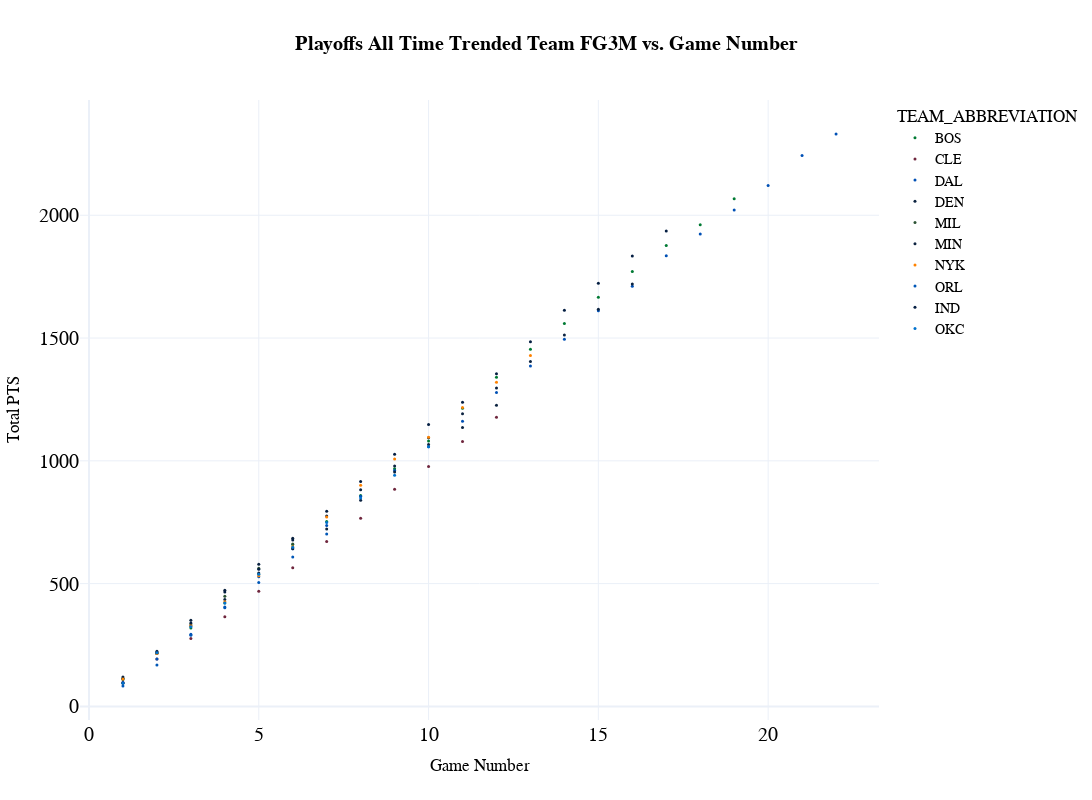

Write notebook code for a chart like this one.
### Code cell
fig_playoffs = px.scatter(
  df_top_playoffs, 
  x="Game Number", 
  y="Total {}".format(sort_category_playoffs),
  color='TEAM_ABBREVIATION',
  color_discrete_map=team_color_dict,     
  title="<b>Playoffs All Time Trended Team {} vs. Game Number</b>".format(sort_category),
  title="Trended Team {} vs. Game Number For The {} Playoffs".format(sort_category_playoffs,current_year_playoffs), 
  template="plotly_white",
  hover_data=['TEAM_NAME', 'MIN', 'FGM', 'FGA', 'FG_PCT', 'FG3M', 'FG3A', 'FG3_PCT', 'FTM', 'FTA', 'OREB',
       'DREB', 'REB', 'AST', 'STL', 'BLK', 'TOV', 'PF', 'PTS', 'PLUS_MINUS', 'Season',
       'Game Number'], 
  height=800, 
  width=1200,
  )

fig_playoffs.update_layout(
    title_x=0.5,
    hoverlabel=dict(
        bgcolor="white",
        font_size=16,
        font_family="PT Sans Narrow"
    ),
    yaxis = dict(tickfont = dict(size=20)),
    xaxis = dict(tickfont = dict(size=20)),
    font=dict(
        family="PT Sans Narrow",
        size=14,
        color="Black"
    ),
    title_font_family="PT Sans Narrow"
)
fig_playoffs.update_traces(marker={'size': 3})

fig_playoffs

### Figure 1 — Plotly figure (JSON) as saved in the notebook; plotly's stock layout.template omitted (floating-point values rounded to 4 significant figures; data arrays with more than 128 entries replaced by an {"elided": "..."} marker saying what was removed)
{"data": [{"customdata": {"elided": "19x21 mixed values"}, "hovertemplate": "TEAM_ABBREVIATION=BOS<br>Game Number=%{x}<br>Total PTS=%{y}<br>TEAM_NAME=%{customdata[0]}<br>MIN=%{customdata[1]}<br>FGM=%{customdata[2]}<br>FGA=%{customdata[3]}<br>FG_PCT=%{customdata[4]}<br>FG3M=%{customdata[5]}<br>FG3A=%{customdata[6]}<br>FG3_PCT=%{customdata[7]}<br>FTM=%{customdata[8]}<br>FTA=%{customdata[9]}<br>OREB=%{customdata[10]}<br>DREB=%{customdata[11]}<br>REB=%{customdata[12]}<br>AST=%{customdata[13]}<br>STL=%{customdata[14]}<br>BLK=%{customdata[15]}<br>TOV=%{customdata[16]}<br>PF=%{customdata[17]}<br>PTS=%{customdata[18]}<br>PLUS_MINUS=%{customdata[19]}<br>Season=%{customdata[20]}<extra></extra>", "legendgroup": "BOS", "marker": {"color": "#007A33", "size": 3, "symbol": "circle"}, "mode": "markers", "name": "BOS", "orientation": "v", "showlegend": true, "type": "scatter", "x": [7, 2, 18, 5, 3, 1, 4, 6, 9, 10, 8, 13, 12, 14, 11, 16, 15, 17, 19], "xaxis": "x", "y": [753, 215, 1961, 539, 319, 114, 421, 659, 968, 1081, 859, 1454, 1340, 1559, 1214, 1771, 1666, 1877, 2067], "yaxis": "y"}, {"customdata": {"elided": "12x21 mixed values"}, "hovertemplate": "TEAM_ABBREVIATION=CLE<br>Game Number=%{x}<br>Total PTS=%{y}<br>TEAM_NAME=%{customdata[0]}<br>MIN=%{customdata[1]}<br>FGM=%{customdata[2]}<br>FGA=%{customdata[3]}<br>FG_PCT=%{customdata[4]}<br>FG3M=%{customdata[5]}<br>FG3A=%{customdata[6]}<br>FG3_PCT=%{customdata[7]}<br>FTM=%{customdata[8]}<br>FTA=%{customdata[9]}<br>OREB=%{customdata[10]}<br>DREB=%{customdata[11]}<br>REB=%{customdata[12]}<br>AST=%{customdata[13]}<br>STL=%{customdata[14]}<br>BLK=%{customdata[15]}<br>TOV=%{customdata[16]}<br>PF=%{customdata[17]}<br>PTS=%{customdata[18]}<br>PLUS_MINUS=%{customdata[19]}<br>Season=%{customdata[20]}<extra></extra>", "legendgroup": "CLE", "marker": {"color": "#6F263D", "size": 3, "symbol": "circle"}, "mode": "markers", "name": "CLE", "orientation": "v", "showlegend": true, "type": "scatter", "x": [4, 3, 6, 8, 12, 10, 11, 7, 1, 2, 9, 5], "xaxis": "x", "y": [365, 276, 565, 766, 1177, 977, 1079, 671, 97, 193, 884, 469], "yaxis": "y"}, {"customdata": {"elided": "22x21 mixed values"}, "hovertemplate": "TEAM_ABBREVIATION=DAL<br>Game Number=%{x}<br>Total PTS=%{y}<br>TEAM_NAME=%{customdata[0]}<br>MIN=%{customdata[1]}<br>FGM=%{customdata[2]}<br>FGA=%{customdata[3]}<br>FG_PCT=%{customdata[4]}<br>FG3M=%{customdata[5]}<br>FG3A=%{customdata[6]}<br>FG3_PCT=%{customdata[7]}<br>FTM=%{customdata[8]}<br>FTA=%{customdata[9]}<br>OREB=%{customdata[10]}<br>DREB=%{customdata[11]}<br>REB=%{customdata[12]}<br>AST=%{customdata[13]}<br>STL=%{customdata[14]}<br>BLK=%{customdata[15]}<br>TOV=%{customdata[16]}<br>PF=%{customdata[17]}<br>PTS=%{customdata[18]}<br>PLUS_MINUS=%{customdata[19]}<br>Season=%{customdata[20]}<extra></extra>", "legendgroup": "DAL", "marker": {"color": "#0050B5", "size": 3, "symbol": "circle"}, "mode": "markers", "name": "DAL", "orientation": "v", "showlegend": true, "type": "scatter", "x": [1, 4, 7, 16, 10, 18, 19, 20, 22, 2, 6, 3, 5, 8, 15, 11, 12, 17, 14, 13, 9, 21], "xaxis": "x", "y": [97, 405, 737, 1711, 1057, 1924, 2022, 2121, 2331, 193, 642, 294, 528, 856, 1611, 1161, 1278, 1835, 1495, 1386, 961, 2243], "yaxis": "y"}, {"customdata": {"elided": "12x21 mixed values"}, "hovertemplate": "TEAM_ABBREVIATION=DEN<br>Game Number=%{x}<br>Total PTS=%{y}<br>TEAM_NAME=%{customdata[0]}<br>MIN=%{customdata[1]}<br>FGM=%{customdata[2]}<br>FGA=%{customdata[3]}<br>FG_PCT=%{customdata[4]}<br>FG3M=%{customdata[5]}<br>FG3A=%{customdata[6]}<br>FG3_PCT=%{customdata[7]}<br>FTM=%{customdata[8]}<br>FTA=%{customdata[9]}<br>OREB=%{customdata[10]}<br>DREB=%{customdata[11]}<br>REB=%{customdata[12]}<br>AST=%{customdata[13]}<br>STL=%{customdata[14]}<br>BLK=%{customdata[15]}<br>TOV=%{customdata[16]}<br>PF=%{customdata[17]}<br>PTS=%{customdata[18]}<br>PLUS_MINUS=%{customdata[19]}<br>Season=%{customdata[20]}<extra></extra>", "legendgroup": "DEN", "marker": {"color": "#0C2340", "size": 3, "symbol": "circle"}, "mode": "markers", "name": "DEN", "orientation": "v", "showlegend": true, "type": "scatter", "x": [6, 7, 4, 12, 11, 2, 5, 3, 1, 9, 10, 8], "xaxis": "x", "y": [642, 722, 435, 1226, 1136, 215, 543, 327, 114, 954, 1066, 839], "yaxis": "y"}, {"customdata": [["Milwaukee Bucks", 240, 35, 83, 0.422, 7, 27, 0.259, 21, 32, 15, 25, 40, 19, 4, 0, 12, 18, 98, -22, "2023-24"], ["Milwaukee Bucks", 240, 38, 86, 0.442, 13, 32, 0.406, 19, 21, 8, 32, 40, 24, 4, 4, 8, 13, 108, -17, "2023-24"], ["Milwaukee Bucks", 265, 41, 88, 0.466, 10, 31, 0.323, 26, 27, 11, 32, 43, 20, 6, 2, 12, 26, 118, -3, "2023-24"], ["Milwaukee Bucks", 240, 46, 90, 0.511, 12, 33, 0.364, 9, 14, 7, 35, 42, 26, 5, 4, 9, 18, 113, -13, "2023-24"], ["Milwaukee Bucks", 240, 44, 84, 0.524, 11, 29, 0.379, 16, 20, 11, 33, 44, 23, 8, 4, 11, 15, 115, 23, "2023-24"], ["Milwaukee Bucks", 240, 41, 87, 0.471, 14, 37, 0.378, 13, 13, 5, 42, 47, 21, 5, 5, 12, 22, 109, 15, "2023-24"]], "hovertemplate": "TEAM_ABBREVIATION=MIL<br>Game Number=%{x}<br>Total PTS=%{y}<br>TEAM_NAME=%{customdata[0]}<br>MIN=%{customdata[1]}<br>FGM=%{customdata[2]}<br>FGA=%{customdata[3]}<br>FG_PCT=%{customdata[4]}<br>FG3M=%{customdata[5]}<br>FG3A=%{customdata[6]}<br>FG3_PCT=%{customdata[7]}<br>FTM=%{customdata[8]}<br>FTA=%{customdata[9]}<br>OREB=%{customdata[10]}<br>DREB=%{customdata[11]}<br>REB=%{customdata[12]}<br>AST=%{customdata[13]}<br>STL=%{customdata[14]}<br>BLK=%{customdata[15]}<br>TOV=%{customdata[16]}<br>PF=%{customdata[17]}<br>PTS=%{customdata[18]}<br>PLUS_MINUS=%{customdata[19]}<br>Season=%{customdata[20]}<extra></extra>", "legendgroup": "MIL", "marker": {"color": "#2C5234", "size": 3, "symbol": "circle"}, "mode": "markers", "name": "MIL", "orientation": "v", "showlegend": true, "type": "scatter", "x": [6, 2, 3, 4, 5, 1], "xaxis": "x", "y": [661, 217, 335, 448, 563, 109], "yaxis": "y"}, {"customdata": {"elided": "16x21 mixed values"}, "hovertemplate": "TEAM_ABBREVIATION=MIN<br>Game Number=%{x}<br>Total PTS=%{y}<br>TEAM_NAME=%{customdata[0]}<br>MIN=%{customdata[1]}<br>FGM=%{customdata[2]}<br>FGA=%{customdata[3]}<br>FG_PCT=%{customdata[4]}<br>FG3M=%{customdata[5]}<br>FG3A=%{customdata[6]}<br>FG3_PCT=%{customdata[7]}<br>FTM=%{customdata[8]}<br>FTA=%{customdata[9]}<br>OREB=%{customdata[10]}<br>DREB=%{customdata[11]}<br>REB=%{customdata[12]}<br>AST=%{customdata[13]}<br>STL=%{customdata[14]}<br>BLK=%{customdata[15]}<br>TOV=%{customdata[16]}<br>PF=%{customdata[17]}<br>PTS=%{customdata[18]}<br>PLUS_MINUS=%{customdata[19]}<br>Season=%{customdata[20]}<extra></extra>", "legendgroup": "MIN", "marker": {"color": "#0C2340", "size": 3, "symbol": "circle"}, "mode": "markers", "name": "MIN", "orientation": "v", "showlegend": true, "type": "scatter", "x": [7, 9, 8, 14, 13, 16, 12, 2, 5, 6, 3, 1, 4, 15, 11, 10], "xaxis": "x", "y": [775, 979, 882, 1512, 1405, 1720, 1297, 225, 579, 685, 351, 120, 473, 1617, 1192, 1094], "yaxis": "y"}, {"customdata": {"elided": "13x21 mixed values"}, "hovertemplate": "TEAM_ABBREVIATION=NYK<br>Game Number=%{x}<br>Total PTS=%{y}<br>TEAM_NAME=%{customdata[0]}<br>MIN=%{customdata[1]}<br>FGM=%{customdata[2]}<br>FGA=%{customdata[3]}<br>FG_PCT=%{customdata[4]}<br>FG3M=%{customdata[5]}<br>FG3A=%{customdata[6]}<br>FG3_PCT=%{customdata[7]}<br>FTM=%{customdata[8]}<br>FTA=%{customdata[9]}<br>OREB=%{customdata[10]}<br>DREB=%{customdata[11]}<br>REB=%{customdata[12]}<br>AST=%{customdata[13]}<br>STL=%{customdata[14]}<br>BLK=%{customdata[15]}<br>TOV=%{customdata[16]}<br>PF=%{customdata[17]}<br>PTS=%{customdata[18]}<br>PLUS_MINUS=%{customdata[19]}<br>Season=%{customdata[20]}<extra></extra>", "legendgroup": "NYK", "marker": {"color": "#FF8200", "size": 3, "symbol": "circle"}, "mode": "markers", "name": "NYK", "orientation": "v", "showlegend": true, "type": "scatter", "x": [5, 3, 9, 12, 13, 10, 7, 8, 4, 2, 1, 6, 11], "xaxis": "x", "y": [532, 329, 1007, 1320, 1429, 1096, 771, 901, 426, 215, 111, 650, 1217], "yaxis": "y"}, {"customdata": {"elided": "7x21 mixed values"}, "hovertemplate": "TEAM_ABBREVIATION=ORL<br>Game Number=%{x}<br>Total PTS=%{y}<br>TEAM_NAME=%{customdata[0]}<br>MIN=%{customdata[1]}<br>FGM=%{customdata[2]}<br>FGA=%{customdata[3]}<br>FG_PCT=%{customdata[4]}<br>FG3M=%{customdata[5]}<br>FG3A=%{customdata[6]}<br>FG3_PCT=%{customdata[7]}<br>FTM=%{customdata[8]}<br>FTA=%{customdata[9]}<br>OREB=%{customdata[10]}<br>DREB=%{customdata[11]}<br>REB=%{customdata[12]}<br>AST=%{customdata[13]}<br>STL=%{customdata[14]}<br>BLK=%{customdata[15]}<br>TOV=%{customdata[16]}<br>PF=%{customdata[17]}<br>PTS=%{customdata[18]}<br>PLUS_MINUS=%{customdata[19]}<br>Season=%{customdata[20]}<extra></extra>", "legendgroup": "ORL", "marker": {"color": "#0057B7", "size": 3, "symbol": "circle"}, "mode": "markers", "name": "ORL", "orientation": "v", "showlegend": true, "type": "scatter", "x": [5, 2, 7, 1, 4, 6, 3], "xaxis": "x", "y": [505, 169, 702, 83, 402, 608, 290], "yaxis": "y"}, {"customdata": {"elided": "17x21 mixed values"}, "hovertemplate": "TEAM_ABBREVIATION=IND<br>Game Number=%{x}<br>Total PTS=%{y}<br>TEAM_NAME=%{customdata[0]}<br>MIN=%{customdata[1]}<br>FGM=%{customdata[2]}<br>FGA=%{customdata[3]}<br>FG_PCT=%{customdata[4]}<br>FG3M=%{customdata[5]}<br>FG3A=%{customdata[6]}<br>FG3_PCT=%{customdata[7]}<br>FTM=%{customdata[8]}<br>FTA=%{customdata[9]}<br>OREB=%{customdata[10]}<br>DREB=%{customdata[11]}<br>REB=%{customdata[12]}<br>AST=%{customdata[13]}<br>STL=%{customdata[14]}<br>BLK=%{customdata[15]}<br>TOV=%{customdata[16]}<br>PF=%{customdata[17]}<br>PTS=%{customdata[18]}<br>PLUS_MINUS=%{customdata[19]}<br>Season=%{customdata[20]}<extra></extra>", "legendgroup": "IND", "marker": {"color": "#041E42", "size": 3, "symbol": "circle"}, "mode": "markers", "name": "IND", "orientation": "v", "showlegend": true, "type": "scatter", "x": [5, 7, 1, 8, 11, 15, 17, 16, 14, 6, 4, 2, 3, 13, 10, 9, 12], "xaxis": "x", "y": [558, 795, 94, 916, 1239, 1723, 1936, 1834, 1613, 678, 466, 219, 340, 1485, 1148, 1027, 1355], "yaxis": "y"}, {"customdata": {"elided": "10x21 mixed values"}, "hovertemplate": "TEAM_ABBREVIATION=OKC<br>Game Number=%{x}<br>Total PTS=%{y}<br>TEAM_NAME=%{customdata[0]}<br>MIN=%{customdata[1]}<br>FGM=%{customdata[2]}<br>FGA=%{customdata[3]}<br>FG_PCT=%{customdata[4]}<br>FG3M=%{customdata[5]}<br>FG3A=%{customdata[6]}<br>FG3_PCT=%{customdata[7]}<br>FTM=%{customdata[8]}<br>FTA=%{customdata[9]}<br>OREB=%{customdata[10]}<br>DREB=%{customdata[11]}<br>REB=%{customdata[12]}<br>AST=%{customdata[13]}<br>STL=%{customdata[14]}<br>BLK=%{customdata[15]}<br>TOV=%{customdata[16]}<br>PF=%{customdata[17]}<br>PTS=%{customdata[18]}<br>PLUS_MINUS=%{customdata[19]}<br>Season=%{customdata[20]}<extra></extra>", "legendgroup": "OKC", "marker": {"color": "#0072CE", "size": 3, "symbol": "circle"}, "mode": "markers", "name": "OKC", "orientation": "v", "showlegend": true, "type": "scatter", "x": [6, 7, 9, 10, 2, 4, 3, 1, 5, 8], "xaxis": "x", "y": [648, 749, 941, 1057, 218, 421, 324, 94, 538, 849], "yaxis": "y"}], "layout": {"font": {"color": "Black", "family": "PT Sans Narrow", "size": 14}, "height": 800, "hoverlabel": {"bgcolor": "white", "font": {"family": "PT Sans Narrow", "size": 16}}, "legend": {"title": {"text": "TEAM_ABBREVIATION"}, "tracegroupgap": 0}, "title": {"font": {"family": "PT Sans Narrow"}, "text": "<b>Playoffs All Time Trended Team FG3M vs. Game Number</b>", "x": 0.5}, "width": 1200, "xaxis": {"anchor": "y", "domain": [0, 1], "tickfont": {"size": 20}, "title": {"text": "Game Number"}}, "yaxis": {"anchor": "x", "domain": [0, 1], "tickfont": {"size": 20}, "title": {"text": "Total PTS"}}}}
